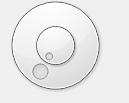
<?xml version="1.0" encoding="UTF-8"?>
<ui version="4.0">
 <class>VernierWidget</class>
 <widget class="QWidget" name="VernierWidget">
  <property name="geometry">
   <rect>
    <x>0</x>
    <y>0</y>
    <width>129</width>
    <height>103</height>
   </rect>
  </property>
  <property name="windowTitle">
   <string>Form</string>
  </property>
  <widget class="QDial" name="outerDial">
   <property name="geometry">
    <rect>
     <x>0</x>
     <y>-10</y>
     <width>111</width>
     <height>111</height>
    </rect>
   </property>
  </widget>
  <widget class="QDial" name="innerDial">
   <property name="geometry">
    <rect>
     <x>30</x>
     <y>20</y>
     <width>51</width>
     <height>51</height>
    </rect>
   </property>
  </widget>
 </widget>
 <resources/>
 <connections/>
</ui>
